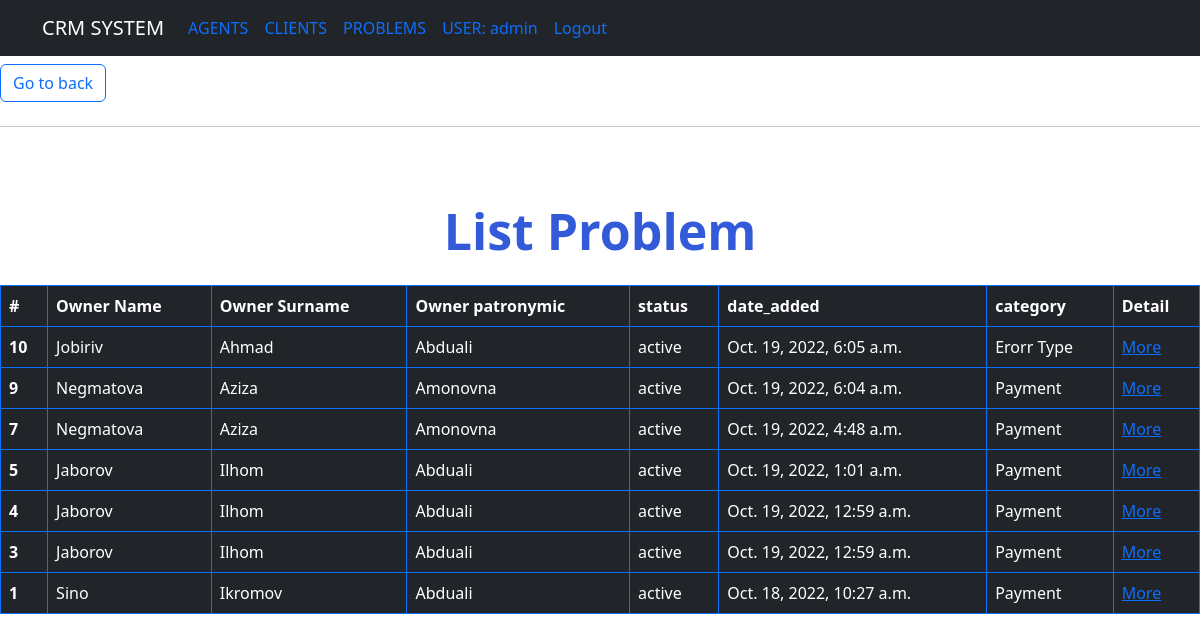
The page /problem/active_status/ (signed in) on the database as committed earlier.
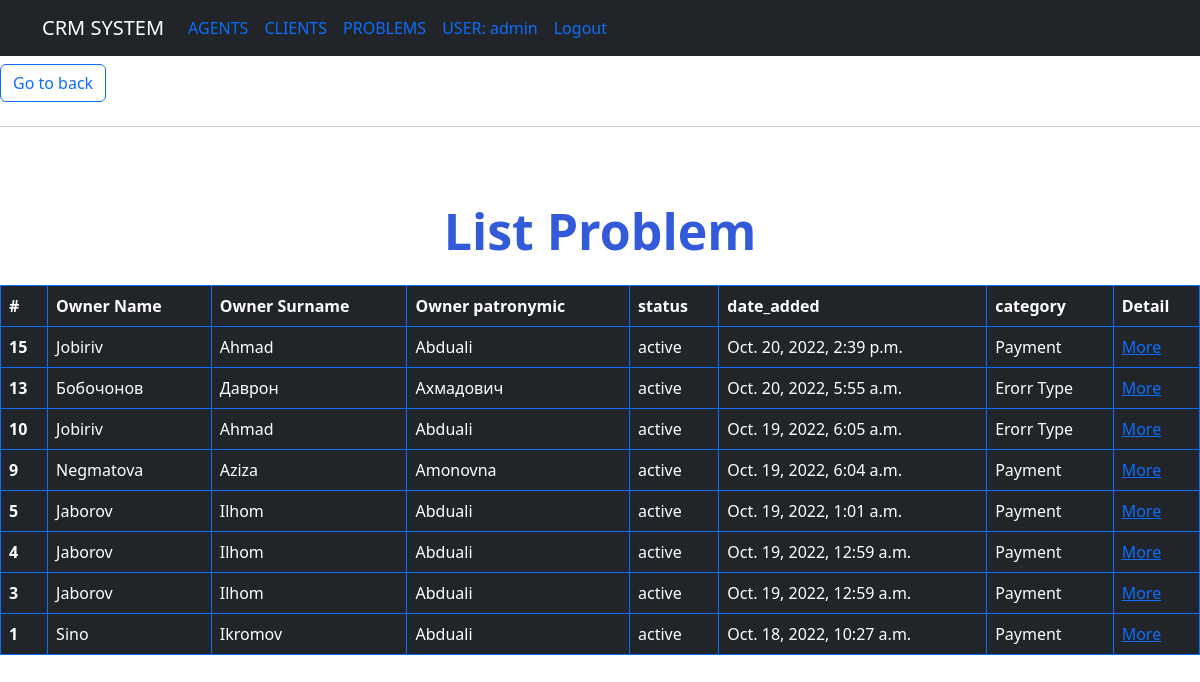
The same page on the database as committed later.
### agents/models.py (models this page shows, shortened)
class Problem(models.Model):
    STATUS_PROBLEM = (
        ('active', 'active'),
        ('canceled', 'canceled'),
        ('done', 'done')
    )
    description = models.TextField('description')
    category = models.ForeignKey(Category, verbose_name='category', on_delete=models.CASCADE)
    status = models.CharField('Status', max_length=100, choices=STATUS_PROBLEM)
    date_added = models.DateTimeField('created_at', auto_now_add=True)
    client = models.ForeignKey("Client", on_delete=models.CASCADE)
    class Meta:
        ordering = ('-date_added',)

class Client(models.Model):
    GENDER = (
        ('male', 'male'),
        ('female', 'female')
    )
    first_name = models.CharField(max_length=100)
    last_name = models.CharField(max_length=100)
    patronymic = models.CharField(max_length=100)
    was_born = models.DateField(default=2003)
    gender = models.CharField(max_length=100, choices=GENDER)
    age = models.IntegerField(default=0)
    date_added = models.DateTimeField(auto_now_add=True)
    phone_number = models.CharField(max_length=20)
    email = models.EmailField()
    class Meta:
        ordering = ('-date_added',)

class Category(models.Model):
    title = models.CharField('category', max_length=150)

### problem/views.py (the view)
# urls.py: path('active_status/', ActiveStatusProblem.as_view(), name='active_status'),
class ActiveStatusProblem(LoginRequiredMixin, generic.ListView):
    template_name = 'problem/filter_problem.html'
    def get_queryset(self):
        active_problem = Problem.objects.filter(status='active')
        return active_problem

### templates/problem/filter_problem.html
{% extends "base.html" %}
{% block content %}
<a class ="btn btn-outline-primary my-2" href="{% url 'list_problem' %}">Go to back</a>
<hr/>
<h1 class="list my-4">List Problem</h1>
<table class="table table-dark table-hover table-bordered border-primary">
  <thead>
    <tr>
      <th scope="col">#</th>
      <th scope="col">Owner Name </th>
      <th scope="col">Owner Surname </th>
      <th scope="col">Owner patronymic</th>
      <th scope="col">status</th>
      <th scope="col">date_added </th>
      <th scope="col">category</th>
        <th scope="col">Detail</th>
    </tr>
  </thead>
{% for problem in object_list %}
  <tbody>
    <tr>
      <th scope="row">{{ problem.pk }}</th>
      <td>{{ problem.client.first_name }}</td>
      <td>{{ problem.client.last_name }}</td>
      <td>{{ problem.client.patronymic }}</td>
      <td>{{ problem.status }}</td>
      <td>{{ problem.date_added }}</td>
      <td>{{ problem.category.title }}</td>
        <td><a href="{% url  'update_problem' problem.pk  %}">More</a></td>
    </tr>
  </tbody>
{% endfor %}
</table>
{% endblock %}

Rows that differ between the two databases and show on the page:
no longer on this page (row edited): Problem: pk "7", client.first_name "Negmatova", client.last_name "Aziza", client.patronymic "Amonovna", status "active", date_added "Oct. 19, 2022, 4:48 a.m.", category "Payment"
added Problem: pk "15", client.first_name "Jobiriv", client.last_name "Ahmad", client.patronymic "Abduali", status "active", date_added "Oct. 20, 2022, 2:39 p.m.", category "Payment"
added Problem: pk "13", client.first_name "Бобочонов", client.last_name "Даврон", client.patronymic "Ахмадович", status "active", date_added "Oct. 20, 2022, 5:55 a.m.", category "Erorr Type"
